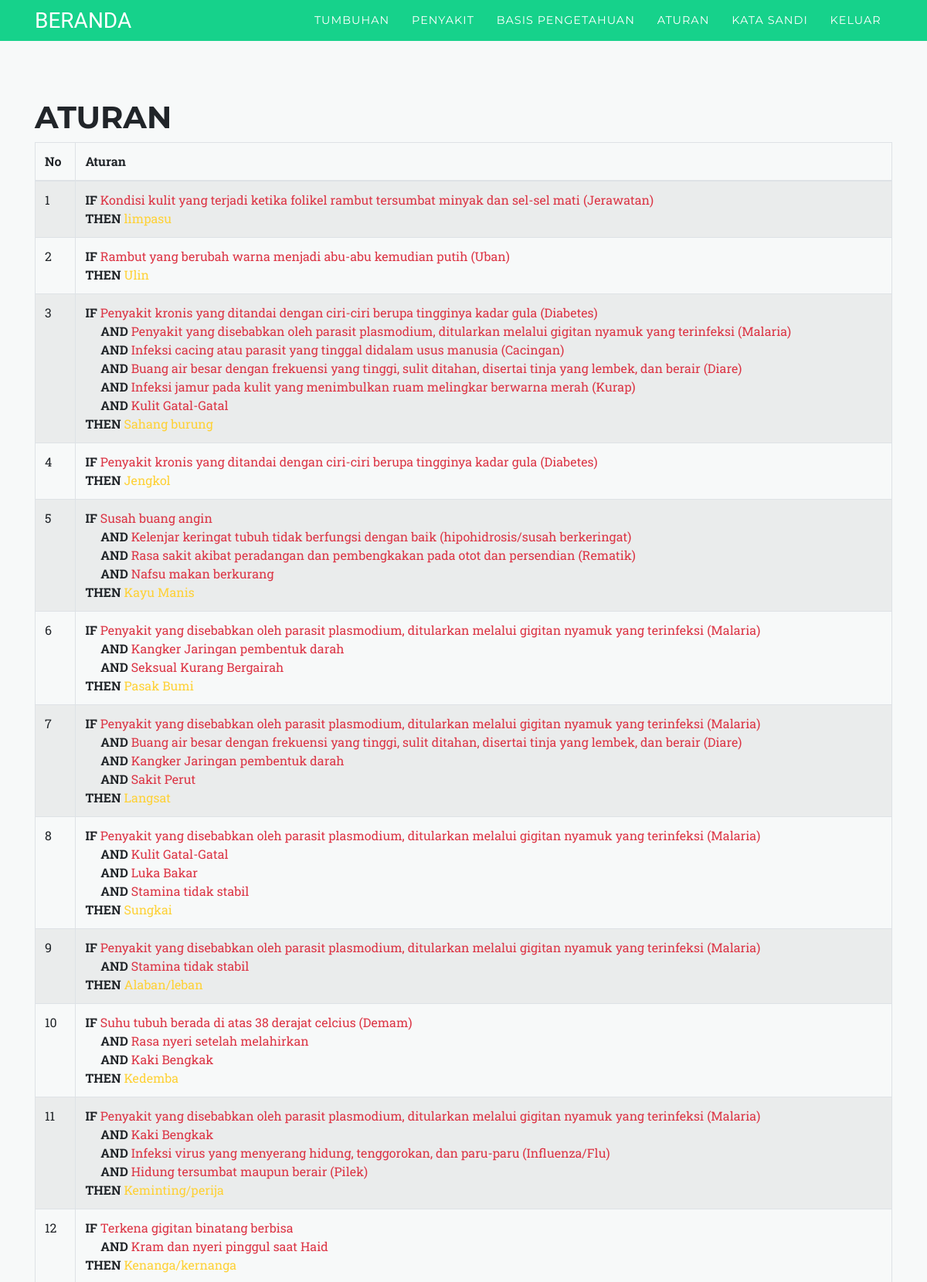
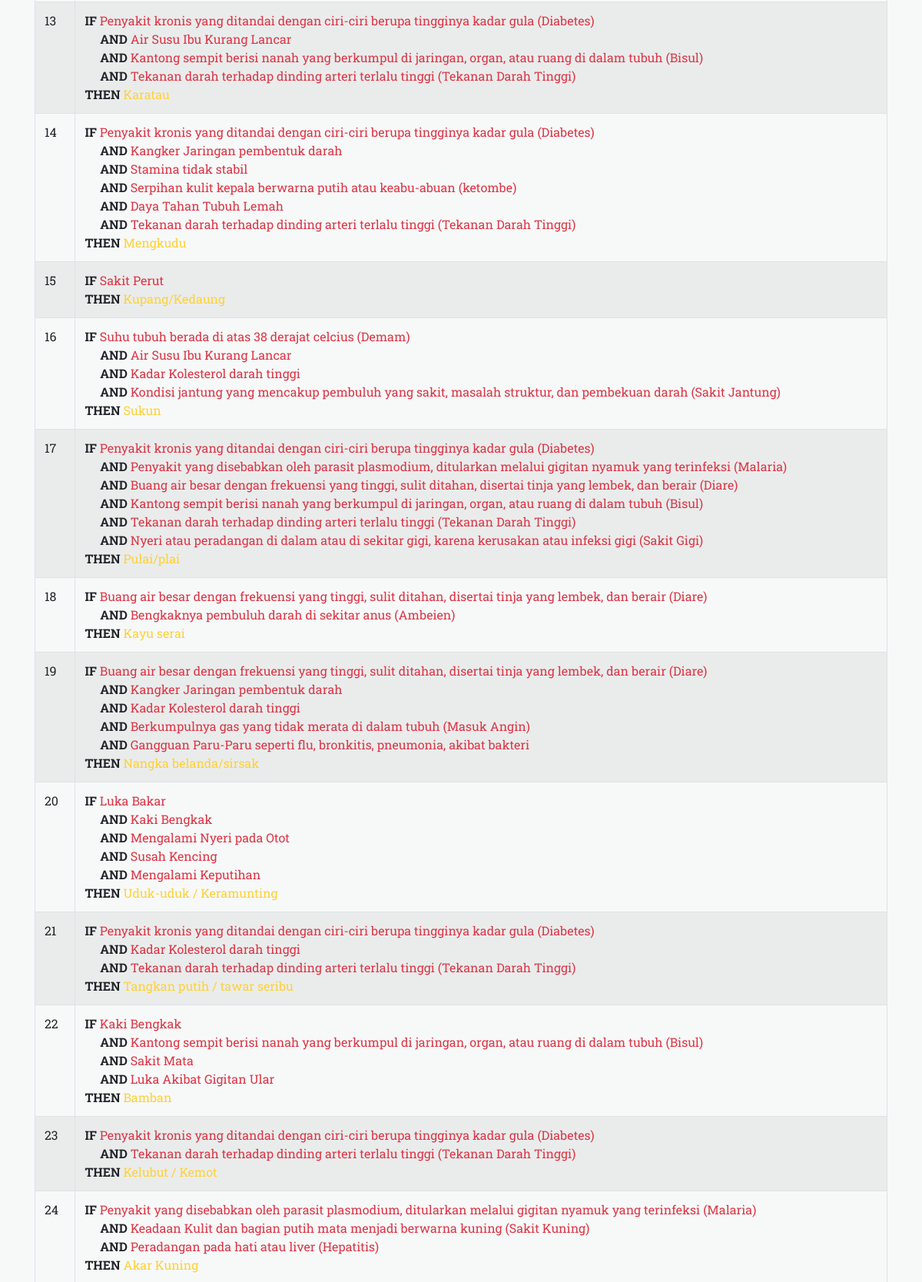
Screenshot of /index.php?m=rule (signed in, upper part) with the database file from the repository (2 pictures, top to bottom).
### tables this page shows
CREATE TABLE `tumbuhan` (
  `kode_tumbuhan` varchar(16) NOT NULL,
  `nama_tumbuhan` varchar(255) DEFAULT NULL,
  `khasiat` text DEFAULT NULL,
  `solusi` text DEFAULT NULL
);

### bahasa_indonesia.php (called while the page is built, shortened)
<?php
$lang_menu_rules = "ATURAN";
$lang_menu_rules2 = "Aturan";
?>

### functions.php (called while the page is built, shortened)
<?php
$config["server"]='localhost';
$config["username"]='root';
$config["password"]='';
$config["database_name"]='dbtum';
include'includes/db.php';
$db = new DB($config['server'], $config['username'], $config['password'], $config['database_name']);
$rows = $db->get_results("SELECT kode_penyakit, nama_penyakit FROM penyakit ORDER BY kode_penyakit");
$PENYAKIT = array();
foreach($rows as $row){
    $PENYAKIT[$row->kode_penyakit] = $row->nama_penyakit;
}
$rows = $db->get_results("SELECT * FROM tumbuhan ORDER BY kode_tumbuhan");
$TUMBUHAN = array();
foreach($rows as $row){
    $TUMBUHAN[$row->kode_tumbuhan] = $row;
}
function get_relasi($terjawab){
    global $db;
    $rows = $db->get_results("SELECT kode_tumbuhan, r.kode_penyakit
        FROM relasi r
        ORDER BY kode_tumbuhan, r.kode_penyakit");
    $arr = array();
    foreach($rows as $row){
        $arr[$row->kode_tumbuhan][$row->kode_penyakit] = $terjawab[$row->kode_penyakit];
    }
    return $arr;
}

### includes/db.php (called while the page is built, shortened)
<?php
class DB{
    var $conn = null;
    public function __construct($host, $username, $passwd, $dbname){
        $this->conn = mysqli_connect($host, $username, $passwd, $dbname);
    }
    public function query($sql){
        $query = mysqli_query($this->conn, $sql) or die('<pre>Error mysqli_query: ' . mysqli_error($this->conn) . '<br />' . $sql . '</pre>');
        return $query;
    }
    public function get_results($sql){
        $query = $this->query($sql);
        $arr = array();
        while($row = mysqli_fetch_object($query)){
            $arr[] = $row;
        }
        return $arr;
    }
}

### rule.php (the view)
<br><br><br>
<div class="page-header">
    <h1><?php echo $lang_menu_rules;?></h1>
</div>
<div class="table-responsive">
    <table class="table table-bordered table-hover table-striped">
    <thead>
        <tr>
            <th>No</th>
            <th><?php echo $lang_menu_rules2;?></th>
        </tr>
    </thead>
    <?php
    $rules = get_relasi(array());
    $no = 1;
    foreach($rules as $kode_tumbuhan => $val):
        $rule = array();
        foreach($val as $kode_penyakit => $v){
            $rule[] = '<span class="text-danger">' . $PENYAKIT[$kode_penyakit] . '</span>';
        }
    ?>
    <tr>
        <td><?=$no++?></td>
        <td><strong>IF</strong> <?=implode('<br />&nbsp; &nbsp; &nbsp;<strong>AND</strong> ', $rule)?> <br /><strong>THEN</strong> <span class="text-primary"><?=$TUMBUHAN[$kode_tumbuhan]->nama_tumbuhan?></span></td>
    </tr>
    <?php endforeach;?>
    </table>
</div>
<br>
<br>
<br>

### biodata/css/modern-business.css (style rules this page uses)
body { padding-top: 56px; }

### rows the page displays
tumbuhan: nama_tumbuhan "limpasu"
tumbuhan: nama_tumbuhan "Ulin"
tumbuhan: nama_tumbuhan "Sahang burung"
tumbuhan: nama_tumbuhan "Jengkol"
tumbuhan: nama_tumbuhan "Kayu Manis"
tumbuhan: nama_tumbuhan "Pasak Bumi"
tumbuhan: nama_tumbuhan "Langsat"
tumbuhan: nama_tumbuhan "Sungkai"
tumbuhan: nama_tumbuhan "Alaban/leban"
tumbuhan: nama_tumbuhan "Kedemba"
tumbuhan: nama_tumbuhan "Keminting/perija"
tumbuhan: nama_tumbuhan "Kenanga/kernanga"
tumbuhan: nama_tumbuhan "Karatau"
tumbuhan: nama_tumbuhan "Mengkudu"
tumbuhan: nama_tumbuhan "Kupang/Kedaung"
tumbuhan: nama_tumbuhan "Sukun"
tumbuhan: nama_tumbuhan "Pulai/plai"
tumbuhan: nama_tumbuhan "Kayu serai"
tumbuhan: nama_tumbuhan "Nangka belanda/sirsak"
tumbuhan: nama_tumbuhan "Uduk-uduk / Keramunting"
tumbuhan: nama_tumbuhan "Tangkan putih / tawar seribu"
tumbuhan: nama_tumbuhan "Bamban"
tumbuhan: nama_tumbuhan "Kelubut / Kemot"
tumbuhan: nama_tumbuhan "Akar Kuning"

### other values shown
$lang_judul "BERANDA"
$lang_menu_pest "TUMBUHAN"
$lang_menu_indication "PENYAKIT"
$lang_menu_knowledgebased "BASIS PENGETAHUAN"
$lang_menu_rules "ATURAN"
$lang_menu_password "KATA SANDI"
$lang_menu_logout "KELUAR"
$lang_menu_rules2 "Aturan"
$PENYAKIT[$kode_penyakit] "Kondisi kulit yang terjadi ketika folikel rambut tersumbat minyak dan sel-sel mati (Jerawatan)"
$PENYAKIT[$kode_penyakit] "Rambut yang berubah warna menjadi abu-abu kemudian putih (Uban)"
implode('<br />&nbsp; &nbsp; &nbsp;<strong>AND</strong> ', $rule) "AND AND AND AND AND"
$PENYAKIT[$kode_penyakit] "Penyakit kronis yang ditandai dengan ciri-ciri berupa tingginya kadar gula (Diabetes)"
implode('<br />&nbsp; &nbsp; &nbsp;<strong>AND</strong> ', $rule) "AND AND AND"
$PENYAKIT[$kode_penyakit] "Penyakit yang disebabkan oleh parasit plasmodium, ditularkan melalui gigitan nyamuk yang terinfeksi (Malaria) Kangker Jaringan pembentuk darah Seksual Kurang Bergairah"
implode('<br />&nbsp; &nbsp; &nbsp;<strong>AND</strong> ', $rule) "AND AND"
